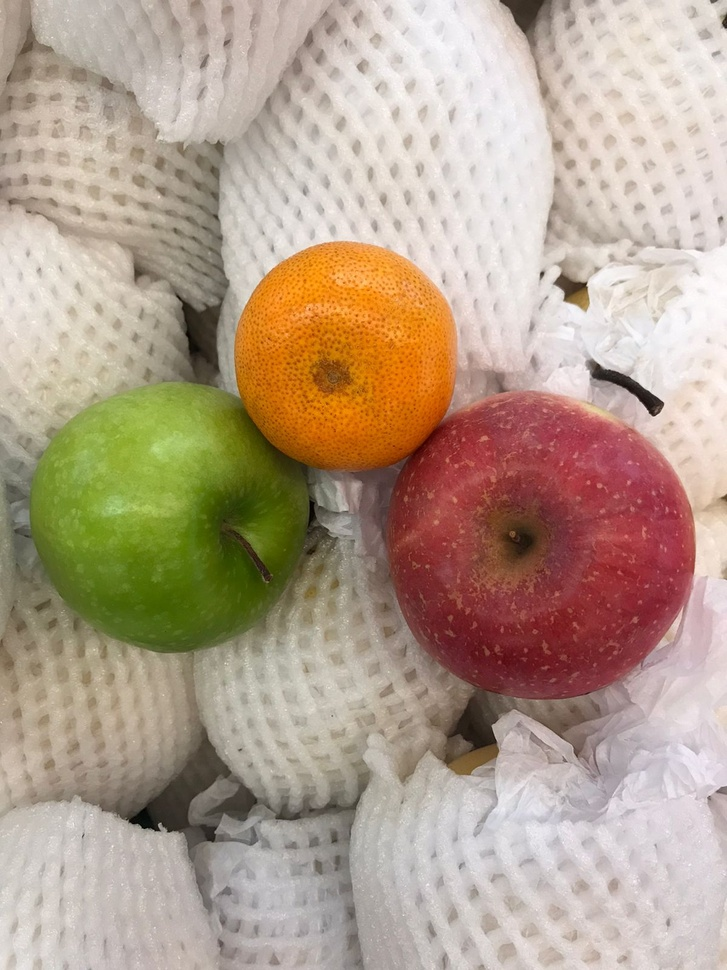
#> input picture buah.jpg, 727 x 970 px, shrunk from 1200 x 1600 before the run
$ jupyter execute UAS_ArfaniLovinaStendel.ipynb
#> lines starting #> are read from the running program, lines starting #| are printed output that depends on the picture; after the words box and inside, x2 and y2 are one past the last pixel; in counts of white or black regions, pixels touching at a corner belong together
## UAS_ArfaniLovinaStendel_202131078

[cell 1]
import cv2
import numpy as np
import matplotlib.pyplot as plt

# Membaca citra

[cell 2]
image = cv2.imread('buah.jpg')
#> image is the input picture: shape (970, 727, 3); mean B, G, R 140.4, 159.6, 179.5

# Konversi warna citra dari BGR ke RGB

[cell 3]
image_rgb = cv2.cvtColor(image, cv2.COLOR_BGR2RGB)

# Menampilkan citra asli

[cell 4]
plt.figure(figsize=(8, 6))
plt.imshow(image_rgb)
plt.axis('off')
plt.title('Citra Asli')
plt.show()

## Definisikan range warna untuk deteksi buah

[cell 5]
lower_red = np.array([0, 0, 100])
upper_red = np.array([100, 100, 255])

lower_yellow = np.array([0, 100, 100])
upper_yellow = np.array([100, 255, 255])

lower_green = np.array([0, 100, 0])
upper_green = np.array([100, 255, 100])

## Proses deteksi buah berdasarkan warna

[cell 6]
mask_red = cv2.inRange(image, lower_red, upper_red)
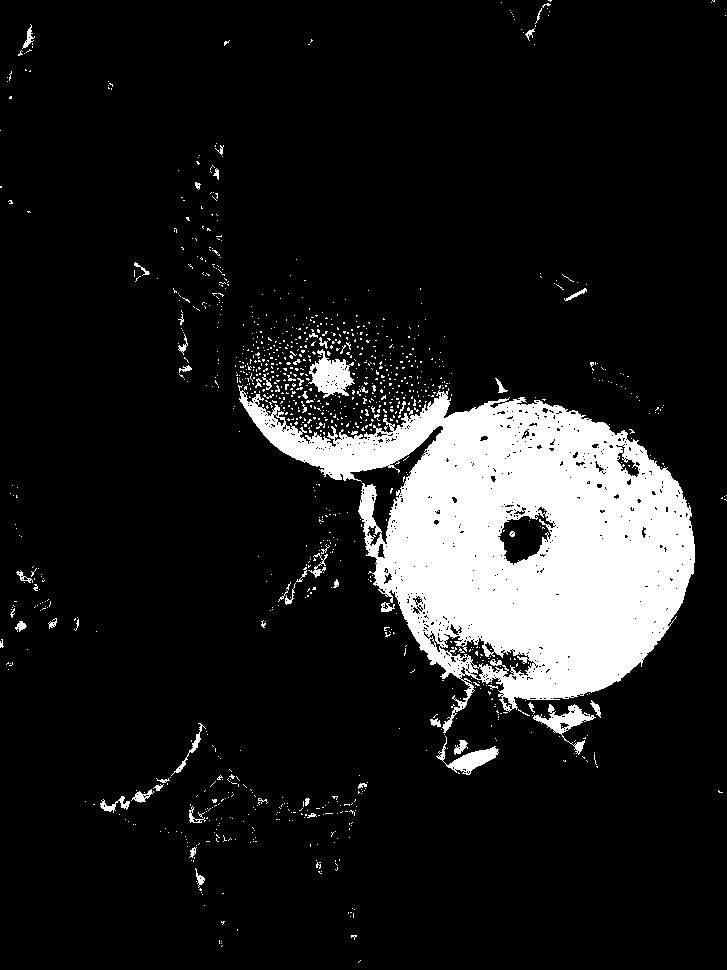
#> mask_red: shape (970, 727); 12% white; 1162 white regions (1099 under 20 px), largest, box (x1, y1, x2, y2) and area: (238, 385, 695, 733) 75111, (308, 349, 355, 398) 1210, (533, 704, 596, 755) 858
mask_yellow = cv2.inRange(image, lower_yellow, upper_yellow)
#> mask_yellow: shape (970, 727); 10.6% white; 942 white regions (849 under 20 px), largest, box (x1, y1, x2, y2) and area: (15, 242, 456, 576) 57910, (0, 513, 152, 672) 4033, (175, 544, 342, 677) 2035
mask_green = cv2.inRange(image, lower_green, upper_green)
#> mask_green: shape (970, 727); 1.6% white; 215 white regions (202 under 20 px), largest, box (x1, y1, x2, y2) and area: (26, 453, 251, 647) 9899, (241, 519, 282, 560) 590, (152, 612, 168, 621) 68

### Menggabungkan semua hasil deteksi menjadi satu

[cell 7]
combined_mask = cv2.bitwise_or(mask_red, cv2.bitwise_or(mask_yellow, mask_green))
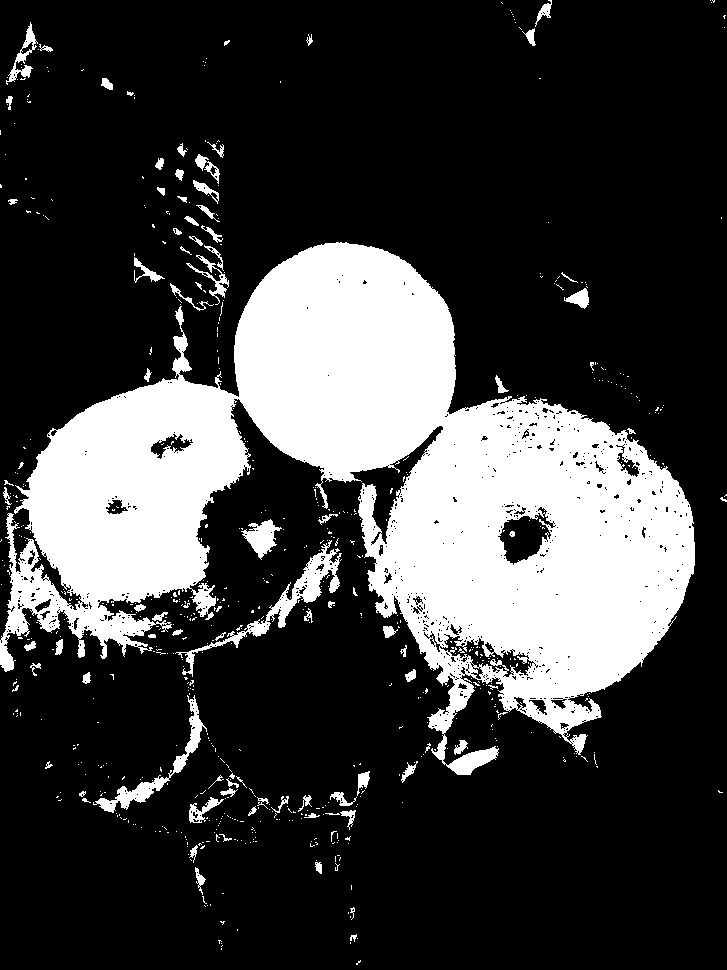
#> combined_mask: shape (970, 727); 24% white; 675 white regions (588 under 20 px), largest, box (x1, y1, x2, y2) and area: (0, 242, 695, 775) 156147, (175, 540, 342, 677) 2532, (93, 695, 207, 813) 1621

##### Menerapkan hasil deteksi pada citra asli dengan menerapkan colormap

[cell 8]
result_red = cv2.bitwise_and(image_rgb, image_rgb, mask=mask_red)
result_yellow = cv2.bitwise_and(image_rgb, image_rgb, mask=mask_yellow)
result_green = cv2.bitwise_and(image_rgb, image_rgb, mask=mask_green)
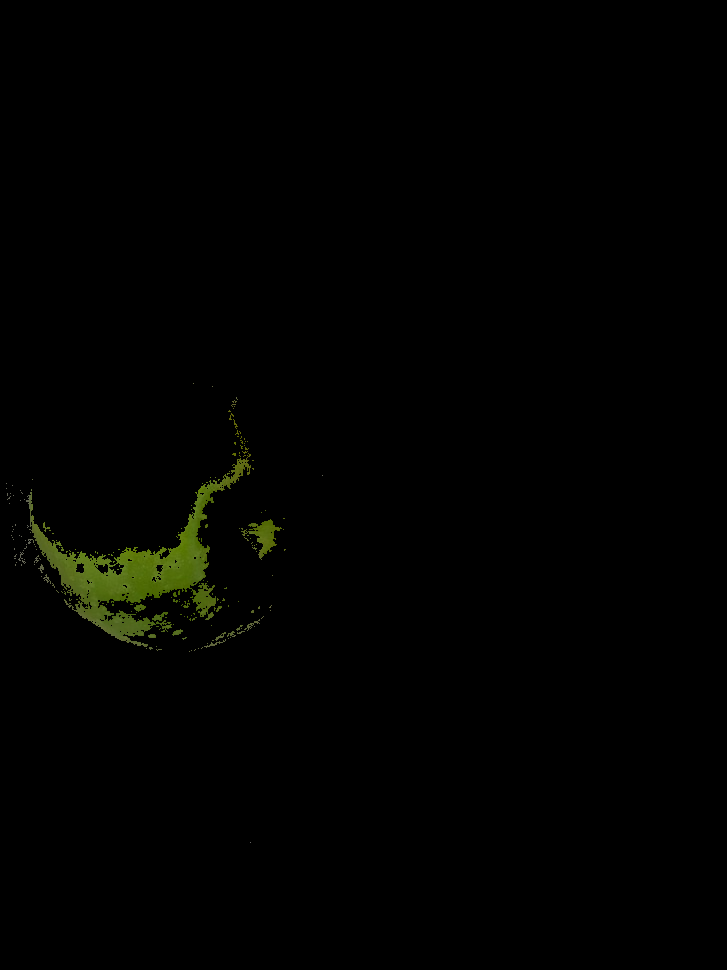
#> result_green: shape (970, 727, 3); mean R, G, B 1.4, 1.8, 0.4

### Penyesuaian kontras dan kecerahan pada hasil deteksi

[cell 9]
alpha = 1.5  # faktor kontras
beta = 30  # faktor kecerahan
adjusted_red = cv2.convertScaleAbs(result_red, alpha=alpha, beta=beta)
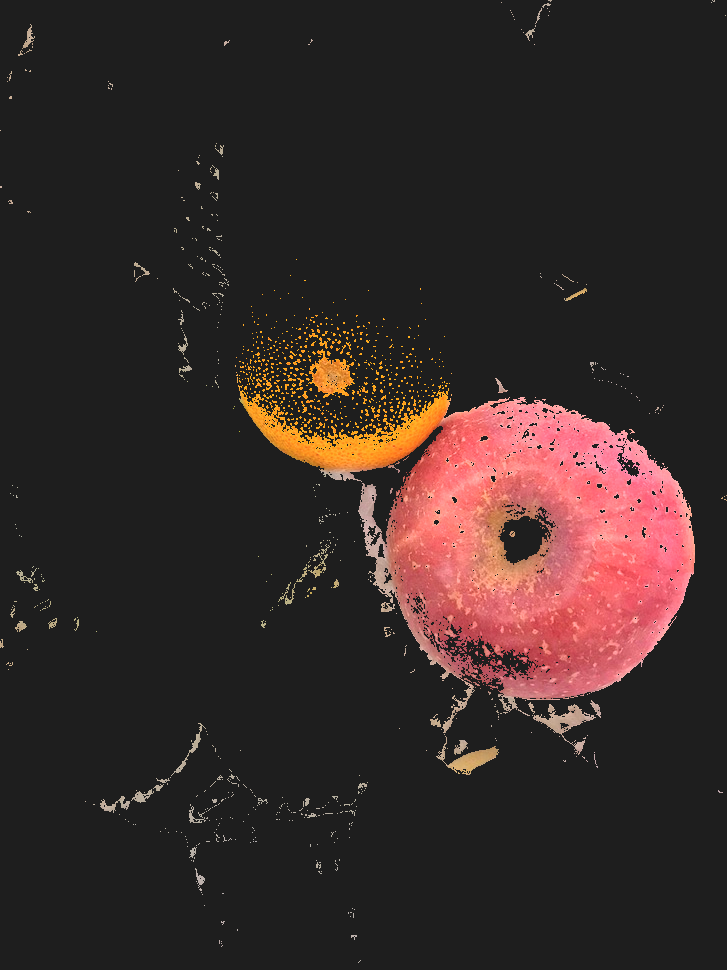
#> adjusted_red: shape (970, 727, 3); mean R, G, B 54.1, 41.4, 39.8
adjusted_yellow = cv2.convertScaleAbs(result_yellow, alpha=alpha, beta=beta)
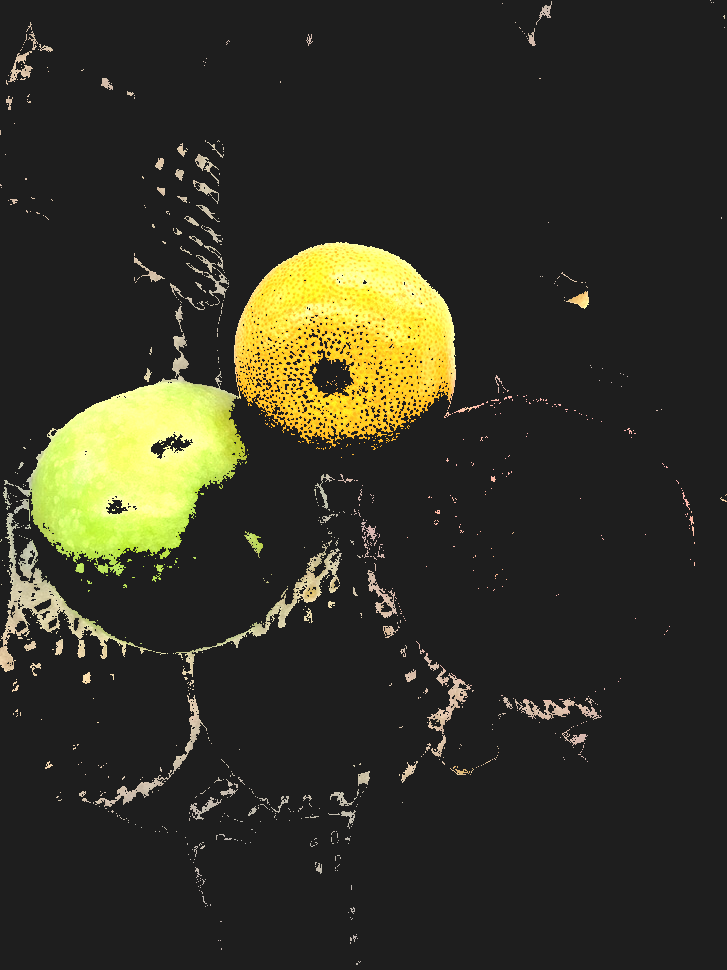
#> adjusted_yellow: shape (970, 727, 3); mean R, G, B 51.9, 50.8, 38.2
adjusted_green = cv2.convertScaleAbs(result_green, alpha=alpha, beta=beta)
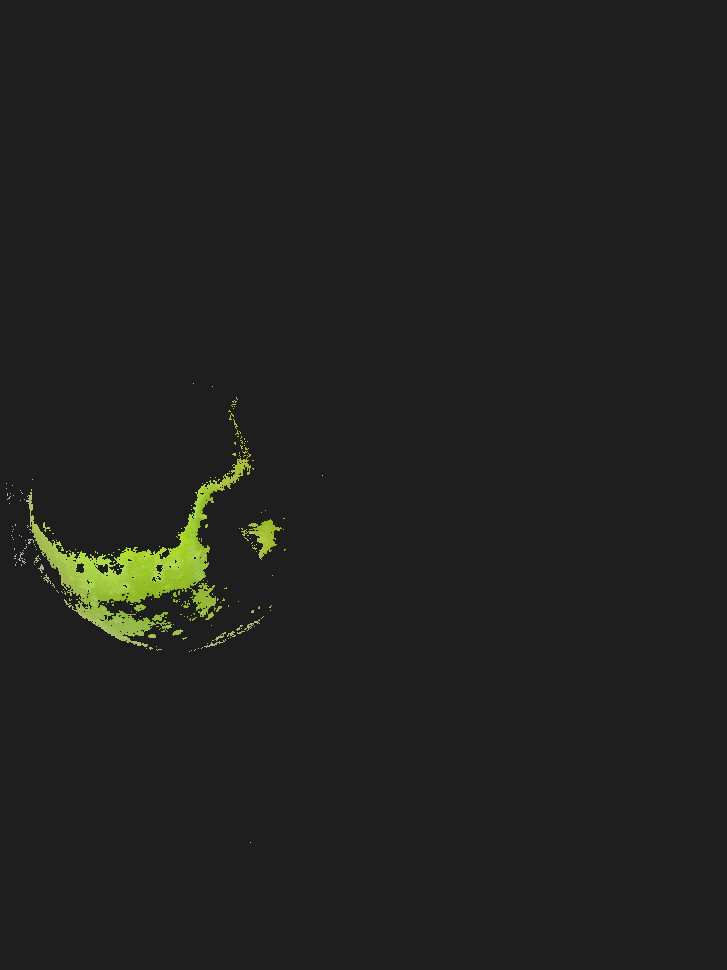
#> adjusted_green: shape (970, 727, 3); mean R, G, B 32.1, 32.7, 30.6

### Menampilkan hasil deteksi buah yang lebih jelas

[cell 10]
plt.figure(figsize=(12, 4))

[cell 11]
plt.subplot(141)
plt.imshow(adjusted_red)
plt.axis('off')
plt.title('Deteksi Buah Merah')

[cell 12]
plt.subplot(142)
plt.imshow(adjusted_yellow)
plt.axis('off')
plt.title('Deteksi Buah Kuning')

[cell 13]
plt.subplot(143)
plt.imshow(adjusted_green)
plt.axis('off')
plt.title('Deteksi Buah Hijau')

[cell 14]
plt.subplot(144)
plt.imshow(image_rgb)
plt.imshow(combined_mask, alpha=0.4)
plt.axis('off')
plt.title('Deteksi Semua Buah')
